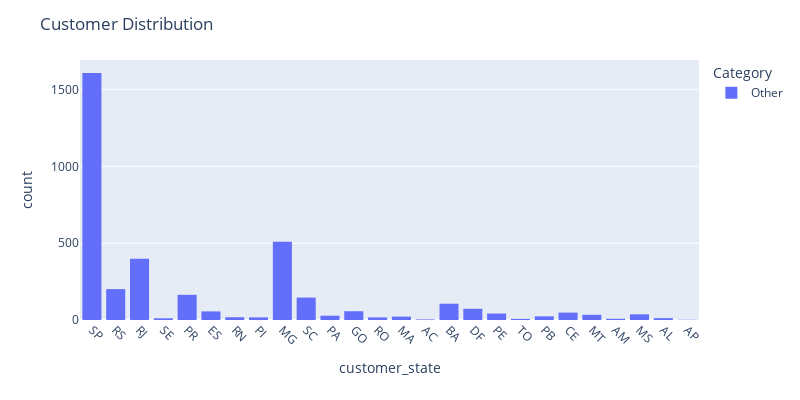

Here is the notebook cell this chart was saved with:
### Code cell
# Membuat plot histogram untuk melihat distribusi variabel numerik
fig = px.histogram(df, x='customer_state', nbins=25, color='Category')
fig.update_layout(title='Customer Distribution', width=800, height=400)
fig.update_xaxes(tickangle=45)
fig.show()

### Figure 1 — Plotly figure (JSON) as saved in the notebook; plotly's stock layout.template omitted (floating-point values rounded to 4 significant figures; data arrays with more than 128 entries replaced by an {"elided": "..."} marker saying what was removed)
{"data": [{"alignmentgroup": "True", "bingroup": "x", "hovertemplate": "Category=Other<br>customer_state=%{x}<br>count=%{y}<extra></extra>", "legendgroup": "Other", "marker": {"color": "#636efa", "pattern": {"shape": ""}}, "name": "Other", "nbinsx": 25, "offsetgroup": "Other", "orientation": "v", "showlegend": true, "type": "histogram", "x": {"elided": "3649 str values"}, "xaxis": "x", "yaxis": "y"}], "layout": {"barmode": "relative", "height": 400, "legend": {"title": {"text": "Category"}, "tracegroupgap": 0}, "margin": {"t": 60}, "title": {"text": "Customer Distribution"}, "width": 800, "xaxis": {"anchor": "y", "domain": [0, 1], "tickangle": 45, "title": {"text": "customer_state"}}, "yaxis": {"anchor": "x", "domain": [0, 1], "title": {"text": "count"}}}}
